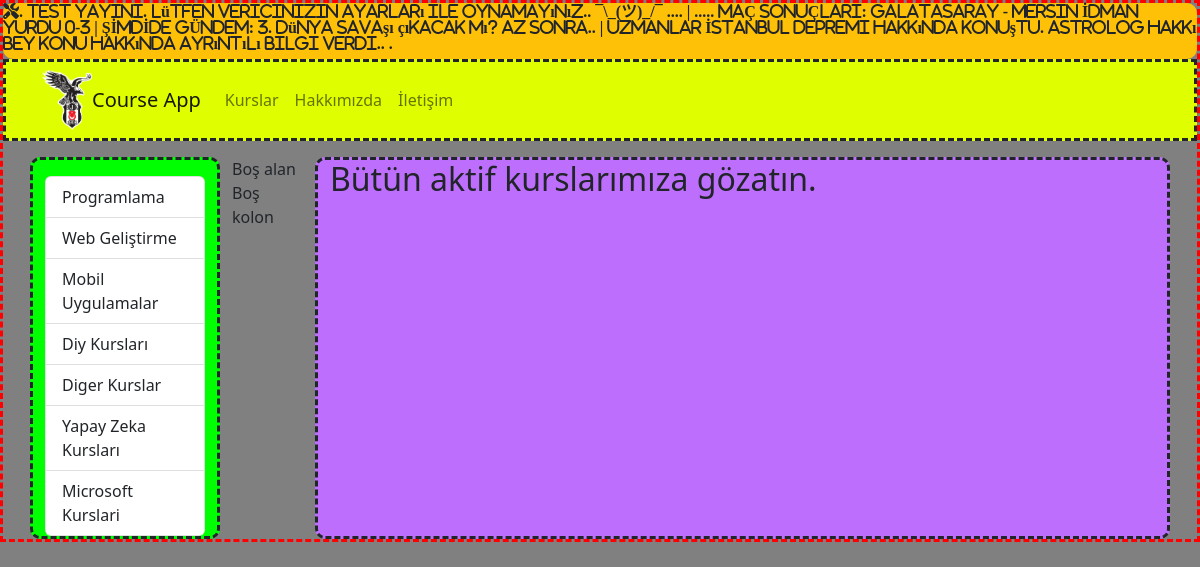
/kurslar/, run on the app's committed database.
### courses/models.py (models this page shows)
class Category(models.Model):
    name = models.CharField( max_length=50)
    slug = models.CharField(max_length=50)

### courses/views.py (the view)
# urls.py: path('', views.index),
def index(request):
    kurslar = Course.objects.filter(isActive=1)
    kategoriler = Category.objects.all()
    return render(request, 'courses/index.html', {
        'categories': kategoriler,
        'courses': kurslar
    })

### courses/templates/courses/index.html (shortened to what this page needs)
{% extends "layout.html" %}
{% load static %}
{% block css_files %}
        <link rel="stylesheet" href="{%static 'courses/css/style.css'%}">
{% endblock  %}
{% block content %}
        <div class="container mt-3"  >
                <div class="row">
                    <div class="col-2" style="border:dashed; background-color:Lime;">
                    {% include 'courses/partials/_categories.html' %}
                       </div>
                <div class="col-1" style="background-color:grey; ">
                                Boş alan
                                Boş kolon
                </div>
                <div class="col-9" style="border:dashed; background:#BE6EFD">
                <h2>Bütün aktif kurslarımıza gözatın. </h2>
                                        </div>
                </div>
        </div>
{% endblock  %}

### courses/templates/courses/partials/_categories.html
<div class="list-group mt-3">
    {% for  category in categories %}
    <a href="{% url "courses_by_category" category.slug%}" class=list-group-item list-group-item-action>{{category.name|title}}</a>
    {% endfor %}
</div>

### courses/static/courses/css/style.css (style rules this page uses)
div { border-radius: 10px; }
body { background-color: lightskyblue; }

### data on the page
Category: name "Programlama"
Category: name "Web Geliştirme"
Category: name "Mobil Uygulamalar"
Category: name "Diy Kursları"
Category: name "Diger Kurslar"
Category: name "Yapay Zeka Kursları"
Category: name "Microsoft Kurslari"
